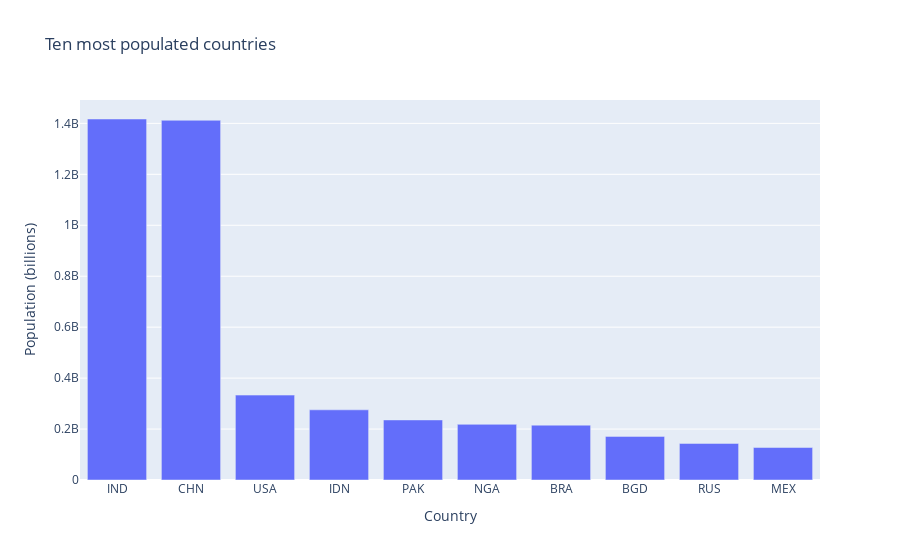

The code cell stored with this chart in its notebook:
### Code cell
# Plotly, same data
fig = px.bar(pop_10, x="Code", y="Population", hover_data=["Country_name", "Population"], title="Ten most populated countries", labels={'x': 'Country', 'y': 'Population (billions)'})
fig.update_layout(xaxis_title='Country', yaxis_title='Population (billions)')
fig.show()

### Figure 1 — Plotly figure (JSON) as saved in the notebook; plotly's stock layout.template omitted (floating-point values rounded to 4 significant figures)
{"data": [{"alignmentgroup": "True", "customdata": [["India"], ["China"], ["United States"], ["Indonesia"], ["Pakistan"], ["Nigeria"], ["Brazil"], ["Bangladesh"], ["Russian Federation"], ["Mexico"]], "hovertemplate": "Code=%{x}<br>Population=%{y}<br>Country_name=%{customdata[0]}<extra></extra>", "legendgroup": "", "marker": {"color": "#636efa", "pattern": {"shape": ""}}, "name": "", "offsetgroup": "", "orientation": "v", "showlegend": false, "textposition": "auto", "type": "bar", "x": ["IND", "CHN", "USA", "IDN", "PAK", "NGA", "BRA", "BGD", "RUS", "MEX"], "xaxis": "x", "y": [1417173173, 1412175000, 333287557, 275501339, 235824862, 218541212, 215313498, 171186372, 143555736, 127504125], "yaxis": "y"}], "layout": {"barmode": "relative", "legend": {"tracegroupgap": 0}, "title": {"text": "Ten most populated countries"}, "xaxis": {"anchor": "y", "domain": [0, 1], "title": {"text": "Country"}}, "yaxis": {"anchor": "x", "domain": [0, 1], "title": {"text": "Population (billions)"}}}}
